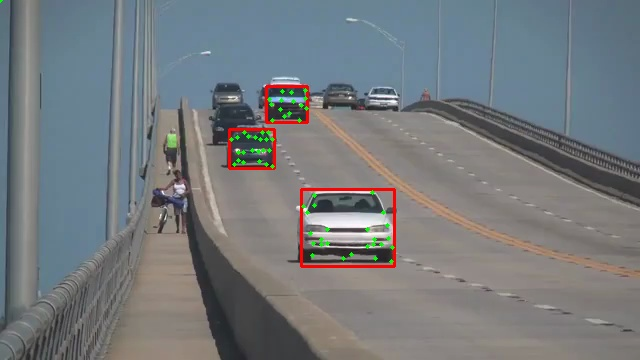
#> input picture Frames/frame1.jpg, 640 x 360 px, given in place of Easy.mp4, which was not available
$ python main.py
#> lines starting #> are read from the running program, lines starting #| are printed output that depends on the picture
import cv2
import numpy as np
import matplotlib.pyplot as plt
import imageio
from skimage import img_as_ubyte
import os
import copy
import argparse

from optical_flow import *

def objectTracking(numberOfObjects, rawVideo):
    """
    Description: Generate and save tracking video
    Input:
        rawVideo: Raw video file name, String
    Instruction: Please feel free to use cv.selectROI() to manually select bounding box
    """
#> called with numberOfObjects = 3, rawVideo = 'test_videos/Easy.mp4'
    cap = cv2.VideoCapture(rawVideo)
    imgs = []
    frame_cnt = 0

    # number of objects to track
    F = numberOfObjects

    # Initialize video writer for tracking video
    trackVideo = 'results/Output_Easy.mp4'
    fourcc = cv2.VideoWriter_fourcc(*'XVID')
    fps = cap.get(cv2.CAP_PROP_FPS)
    size = (int(cap.get(cv2.CAP_PROP_FRAME_WIDTH)), int(cap.get(cv2.CAP_PROP_FRAME_HEIGHT)))
    writer = cv2.VideoWriter(trackVideo, fourcc, fps, size)

    while (cap.isOpened()):
        ret, frame = cap.read()
#> frame is the input picture: shape (360, 640, 3); mean B, G, R 124.9, 121.8, 117.4
        # print(ret)
        if not ret: break
        frame_copy = copy.deepcopy(frame)
        frame = cv2.cvtColor(frame, cv2.COLOR_BGR2GRAY).astype(np.float32) / 255
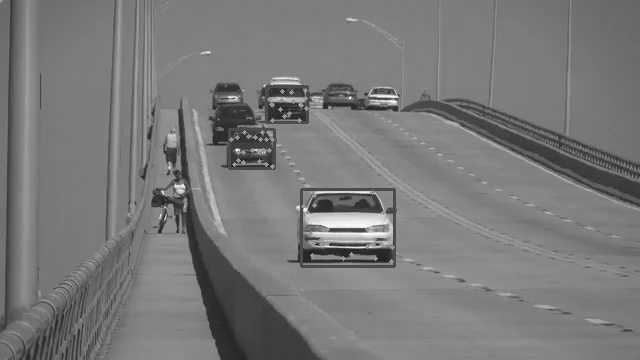
#> frame: shape (360, 640) float32; min 0.0824, max 0.996, mean 0.474
        frame_cnt += 1
        print("frame:", frame_cnt)

        if frame_cnt == 1:
            bbox = np.zeros( ( F, 2, 2 ) )
            # Manually selecting objects on the first frame
            for f in range(F):
                x, y, w, h = np.int32(cv2.selectROI("roi", frame_copy, fromCenter=False))
                cv2.destroyAllWindows()
                bbox[f] = np.array( [ (x, y), (x + w, y + h) ] )

            features = getFeatures(frame, bbox)
            frame_old = frame.copy()

        else:
            new_features = estimateAllTranslation(features, frame_old, frame)
            features, bbox = applyGeometricTransformation(features, new_features, bbox)
            frame_old = frame.copy()
            vis = frame.copy()


        """
        TODO: Plot feature points and bounding boxes on vis
        """

        for f in range(F):
            cv2.rectangle( frame_copy, tuple( bbox[f, 0].astype(np.int32) ), tuple( bbox[f, 1].astype(np.int32) ), (0, 0, 255), thickness=2 )
            for feature in features[f]:
                cv2.circle( frame_copy, tuple(feature.astype(np.int32)), 2, (0,255,0), thickness=-1 )

        imgs.append(img_as_ubyte(frame_copy))

        writer.write(frame_copy)

        cv2.imshow('Track Video', frame_copy)

        if cv2.waitKey(30) & 0xff == ord('q'): break

        # save the video every 20 frames
        if frame_cnt % 20 == 0 or frame_cnt > 200 and frame_cnt % 10 == 0:
            imageio.mimsave('results/{}.gif'.format(frame_cnt), imgs)

    # Release video reader and video writer
    cv2.destroyAllWindows()
    cap.release()
    writer.release()

    return


if __name__ == "__main__":

    parser = argparse.ArgumentParser()
    parser.add_argument('--numOfObjs', type=int, required=False)
    args = parser.parse_args()

    numberOfObjects = args.numOfObjs
    if not numberOfObjects:
        numberOfObjects = 3

    rawVideo = "test_videos/Easy.mp4"
    if not os.path.exists("results"): os.mkdir("results")
#> (the run stopped early here; a loop or call above may not have finished)

$ run again, on Frames/frame_101_bb.jpg
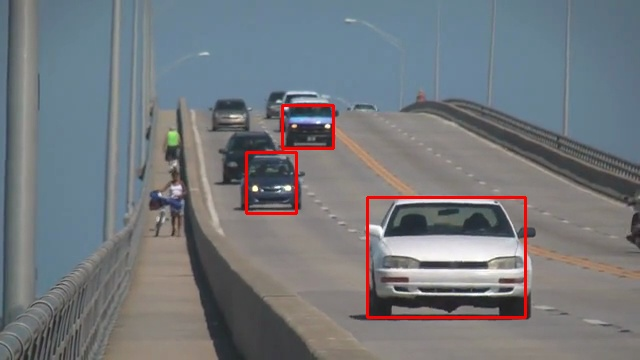
#> input picture Frames/frame_101_bb.jpg, 640 x 360 px, given in place of Easy.mp4, which was not available
#> in objectTracking, frame is the input picture: shape (360, 640, 3); mean B, G, R 124.3, 119.9, 116.1
#> in objectTracking, `frame = cv2.cvtColor(frame, cv2.COLOR_BGR2GRAY).astype(np.float32) / 255`:
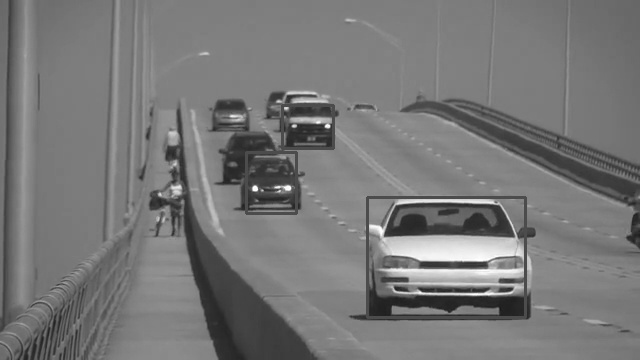
#> frame: shape (360, 640) float32; min 0.0941, max 1, mean 0.468
